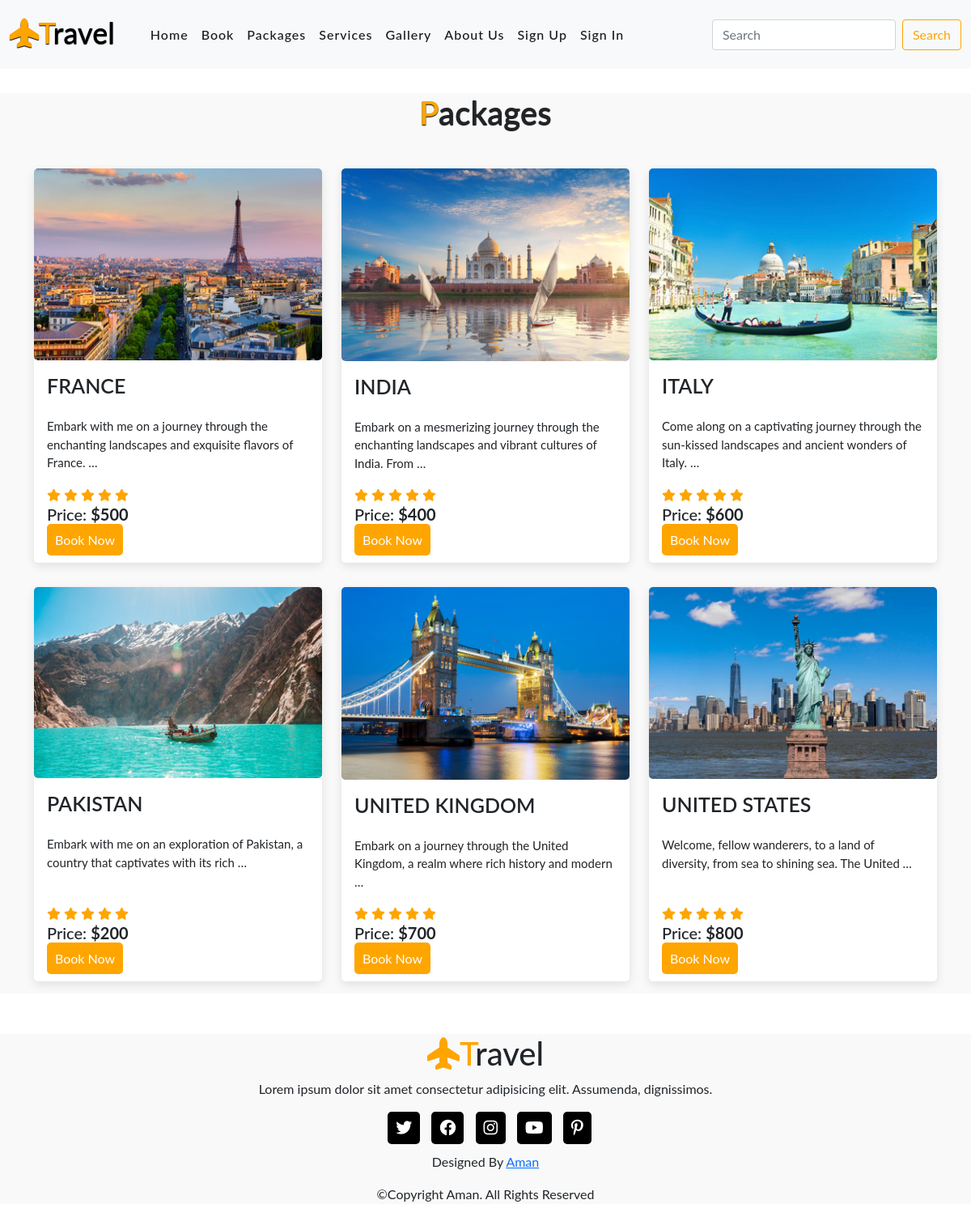
Page /packages/ on the committed database.
### blog/models.py (models this page shows, shortened)
class Packages(models.Model):
    pack_id = models.AutoField(primary_key=True)
    pack_img = models.ImageField(upload_to='packages/')
    title = models.CharField(max_length=100)
    description = models.TextField()
    price = models.CharField(max_length=20)
    url = models.CharField(max_length=50)
    add_date = models.DateTimeField(auto_now_add=True, null=False)

### blog/views.py (the view)
# urls.py: path('packages/', packages),
def packages(request):
    packs = Packages.objects.all()
    if request.method=='GET':
        pack_title = request.GET.get('packsTilte')
        if pack_title:
            packs = Packages.objects.filter(title__icontains=pack_title)
    data = {
        'packs': packs,
    }
    return render(request, 'packages.html', data)

### template/packages.html (shortened to what this page needs)
{% extends 'base.html' %}
{%block content %}
<section class="packages" id="packages" xmlns="http://www.w3.org/1999/html" style="background: #f9f9f9;">
  <div class="container">
    <div class="main-text">
      <h1><span>P</span>ackages</h1>
    </div>
    <div class="row" style="margin-top: 30px;">
      {% for pak in packs %}
      <div class="col-md-4 py-3 py-md-0" style="margin: 15px 0; ">
        <div class="card" style="height: 100%;">
          <a href="/packages/{{pak.url}}"><img src="/media/{{pak.pack_img}}" alt="" class="img-fluid"></a>
          <div class="card-body" style="display:flex;flex-direction:column;justify-content:space-between;">
            <div>
              <h3>{{pak.title}}</h3>
              <p style="max-height: 100px; overflow: auto;">{{pak.description | truncatewords:15 | safe}}</p>
            </div>
            <div>
              <div class="star">
                <i class="fa-solid fa-star checked"></i>
                <i class="fa-solid fa-star checked"></i>
                <i class="fa-solid fa-star checked"></i>
                <i class="fa-solid fa-star checked"></i>
                <i class="fa-solid fa-star checked"></i>
              </div>
              <h6>Price: <strong>{{pak.price}}</strong></h6>
              <a href="/book?dest={{pak.title}}">Book Now</a>
            </div>
          </div>
        </div>
      </div>
      {% empty %}
      No Record Found
      {% endfor %}
    </div>
  </div>
</section>
{% endblock %}

### template/base.html (shortened to what this page needs)
<!DOCTYPE html>
<html lang="en">
<head>
  {%load static%}
  <link rel="stylesheet" href="{%static 'css/style1.css'%}">
  <link href="https://cdn.jsdelivr.net/npm/bootstrap@5.0.2/dist/css/bootstrap.min.css" rel="stylesheet"
>
  <link rel="stylesheet" href="https://cdnjs.cloudflare.com/ajax/libs/font-awesome/6.2.1/css/all.min.css">
</head>
<body>
  <nav class="navbar navbar-expand-lg navbar-light bg-light">
    <div class="container-fluid">
      <a class="navbar-brand" href="/home" id="logo"><span><i class="fa-solid fa-plane-up"></i>T</span>ravel</a>
      <div class="collapse navbar-collapse" id="navbarSupportedContent">
        <ul class="navbar-nav me-auto mb-2 mb-lg-0">
          <li class="nav-item">
            <a class="nav-link active" aria-current="page" href="/home">Home</a>
          </li>
          <li class="nav-item">
            <a class="nav-link active" aria-current="page" href="/book">Book</a>
          </li>
          <li class="nav-item">
            <a class="nav-link active" aria-current="page" href="/packages">Packages</a>
          </li>
          <li class="nav-item">
            <a class="nav-link active" aria-current="page" href="/services">Services</a>
          </li>
          <li class="nav-item">
            <a class="nav-link active" aria-current="page" href="/home/#gallary">Gallery</a>
          </li>
          <li class="nav-item">
            <a class="nav-link active" aria-current="page" href="/about">About Us</a>
          </li>
          {% if user.is_authenticated %}
          <li class="nav-item dropdown">
            <a class="nav-link active dropdown-toggle" href="#" id="navbarDropdown" role="button"
              data-bs-toggle="dropdown" aria-expanded="false">
              Profile
            </a>
            <ul class="dropdown-menu" aria-labelledby="navbarDropdown">
              <li><a class="dropdown-item" href="/profile/"> <i class="fas fa-user-alt pe-2"></i>My Profile</a></li>
              <li><a class="dropdown-item" href="/signout/"> <i class="fas fa-door-open pe-2"></i>Logout</a></li>
            </ul>
          </li>
        </ul>
        {%else%}
        <li class="nav-item">
          <a class="nav-link active" aria-current="page" href="/signup/">Sign Up</a>
        </li>
        <li class="nav-item">
          <a class="nav-link active" aria-current="page" href="/signin/">Sign In</a>
        </li>
        </ul>
        {%endif%}
        <form class="d-flex" action="/packages/" method="get">
          <input class="form-control me-2" type="search" placeholder="Search" name="packsTilte" aria-label="Search">
          <button class="btn btn-outline-success" type="submit">Search</button>
        </form>
      </div>
    </div>
  </nav>
  {%block content%}
  {%endblock%}
  <footer id="footer">
    <h1><span><i class="fa-solid fa-plane-up"></i>T</span>ravel</h1>
    <p>Lorem ipsum dolor sit amet consectetur adipisicing elit. Assumenda, dignissimos.</p>
    <div class="social-links">
      <i class="fa-brands fa-twitter"></i>
      <i class="fa-brands fa-facebook"></i>
      <i class="fa-brands fa-instagram"></i>
      <i class="fa-brands fa-youtube"></i>
      <i class="fa-brands fa-pinterest-p"></i>
    </div>
    <div class="credit">
      <p>Designed By <a href="#">Aman</a></p>
    </div>
    <div class="copyright">
      <p>&copy;Copyright Aman. All Rights Reserved</p>
    </div>
  </footer>
</body>
</html>

### blog/static/css/style1.css (style rules this page uses)
* { margin: 0; padding: 0; box-sizing: border-box; text-decoration: none; list-style: none; scroll-behavior: smooth; font-family: 'Lato', sans-serif; }
#logo { font-size: 36px; font-weight: 550; color: black; text-shadow: 0px 1px 1px black; margin-bottom: 5px; }
#logo span { color: #ffa500; }
.navbar-nav { margin-left: 20px; }
.nav-item .nav-link { font-size: 16px; font-weight: 550; color: black; letter-spacing: 1px; border-radius: 3px; transition: 0.2s ease; }
.btn-outline-success { color: #ffa500 !important; border-color: #ffa500 !important; }
.main-text h1 { text-align: center; text-shadow: 0px 1px 1px black; font-weight: 600; }
.main-text h1 span { color: #ffa500; }
.main-text h1 { text-align: center; margin-top: 30px; font-weight: 600; text-shadow: 0px 1px 1px black; }
.packages .card { border-radius: 5px; border: none; box-shadow: rgba(0, 0, 0, 0.1) 0px 4px 12px; }
.packages .card img { border-radius: 5px; height: 100%; width: 100%; }
.packages .card .card-body { background: transparent; }
.packages .card .card-body h3 { font-size: 25px; font-weight: 600; }
.packages .card .card-body p { font-size: 15px; }
.checked { color: #ffa500; }
.star i { font-size: 15px; }
.packages .card .card-body h6 { font-size: 20px; }
.packages .card .card-body a { padding: 10px; text-decoration: none; background: #ffa500; color: white; border-radius: 5px; }
#footer { width: 100%; margin-top: 50px; text-align: center; background: #f9f9f9; }
#footer h1 span { color: #ffa500; }
.social-links i { padding: 10px; border-radius: 5px; font-size: 20px; background: black; color: white; margin-left: 10px; margin-bottom: 10px; transition: 0.5s ease; cursor: pointer; }

### rows in the picture
Packages: pack_img (picture), title "FRANCE", description "Embark with me on a journey through the enchanting landscapes and exquisite flavors of France. …", price "$500"
Packages: pack_img (picture), title "INDIA", description "Embark on a mesmerizing journey through the enchanting landscapes and vibrant cultures of India. From …", price "$400"
Packages: pack_img (picture), title "ITALY", description "Come along on a captivating journey through the sun-kissed landscapes and ancient wonders of Italy. …", price "$600"
Packages: pack_img (picture), title "PAKISTAN", description "Embark with me on an exploration of Pakistan, a country that captivates with its rich …", price "$200"
Packages: pack_img (picture), title "UNITED KINGDOM", description "Embark on a journey through the United Kingdom, a realm where rich history and modern …", price "$700"
Packages: pack_img (picture), title "UNITED STATES", description "Welcome, fellow wanderers, to a land of diversity, from sea to shining sea. The United …", price "$800"
